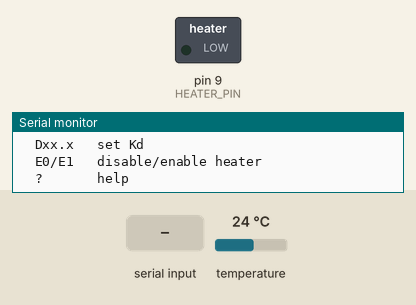
A sketch run on a simulated Arduino Uno, built with avr-gcc and run on an emulated ATmega328P. Parts: switched loads named in the sketch (green lamp = pin HIGH), the last lines printed to the serial monitor. The inputs (shaded band) are chosen by the test bench; at power-on: temperature 24 °C.

Above: at 1.3 s.
1.4 s: "i" received over Serial
5.1 s: temperature set to 12 °C
At 7.6 s:
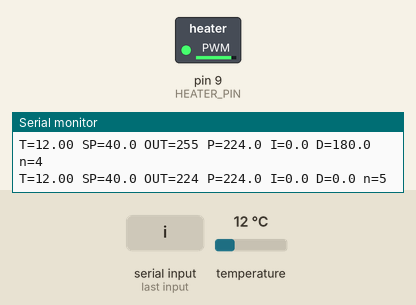
8.1 s: temperature set to 19 °C
At 10.8 s:
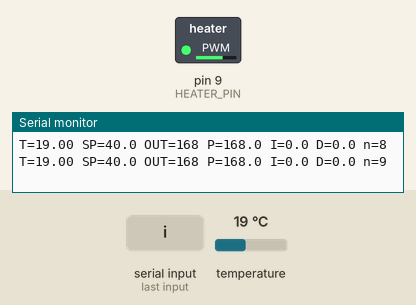
11.1 s: "E" received over Serial
At 13.4 s:
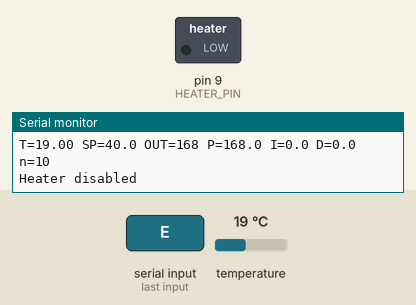
Timing chart, 0 to 14.9 s (numbered marks = the images above; inputs shaded):
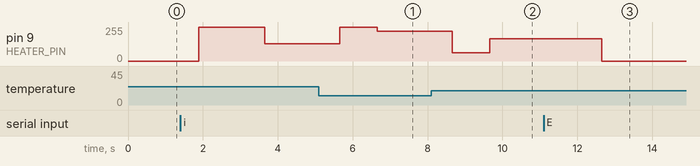

Measured:
- after the input at 5.1 s, pin 9 (HEATER_PIN): 128/255 → 255/255 after 0.55 s, → 224/255 1.0 s later
- after the input at 8.1 s, pin 9 (HEATER_PIN): 224/255 → 63/255 after 0.55 s, → 168/255 1.0 s later
- after the input at 11.1 s, pin 9 (HEATER_PIN): 168/255 → 0/255 after 1.6 s

The sketch:

pid_temp.ino
```cpp
#include <OneWire.h>
#include <DallasTemperature.h>

const int ONE_WIRE_BUS = 2;
const int HEATER_PIN   = 9;

OneWire oneWire(ONE_WIRE_BUS);
DallasTemperature sensors(&oneWire);

float setpoint = 40.0;
float Kp = 8.0;
float Ki = 0.4;
float Kd = 15.0;

float integral = 0.0;
float prevError = 0.0;
float lastTemp = NAN;
unsigned long lastTime = 0;
const unsigned long SAMPLE_MS = 1000;
bool heaterEnabled = true;
uint32_t sampleCount = 0;
uint32_t sensorErrors = 0;

void printHelp() {
  Serial.println(F("Commands:"));
  Serial.println(F("  Sxx.x   set setpoint (C)"));
  Serial.println(F("  Pxx.x   set Kp"));
  Serial.println(F("  Ixx.x   set Ki"));
  Serial.println(F("  Dxx.x   set Kd"));
  Serial.println(F("  E0/E1   disable/enable heater"));
  Serial.println(F("  ?       help"));
}

void setup() {
  pinMode(HEATER_PIN, OUTPUT);
  analogWrite(HEATER_PIN, 0);
  Serial.begin(9600);
  sensors.begin();
  sensors.setResolution(12);
  Serial.println(F("PID temperature controller"));
  printHelp();
  lastTime = millis();
}

void handleSerial() {
  if (!Serial.available()) return;
  char cmd = Serial.read();
  if (cmd == 'S' || cmd == 's') {
    float v = Serial.parseFloat();
    if (v > 0 && v < 120) {
      setpoint = v;
      integral = 0;
      Serial.print(F("Setpoint=")); Serial.println(setpoint);
    }
  } else if (cmd == 'P' || cmd == 'p') {
    float v = Serial.parseFloat();
    if (v >= 0) { Kp = v; Serial.print(F("Kp=")); Serial.println(Kp); }
  } else if (cmd == 'I' || cmd == 'i') {
    float v = Serial.parseFloat();
    if (v >= 0) { Ki = v; integral = 0; Serial.print(F("Ki=")); Serial.println(Ki); }
  } else if (cmd == 'D' || cmd == 'd') {
    float v = Serial.parseFloat();
    if (v >= 0) { Kd = v; Serial.print(F("Kd=")); Serial.println(Kd); }
  } else if (cmd == 'E' || cmd == 'e') {
    int v = Serial.parseInt();
    heaterEnabled = (v != 0);
    if (!heaterEnabled) analogWrite(HEATER_PIN, 0);
    Serial.print(F("Heater ")); Serial.println(heaterEnabled ? F("enabled") : F("disabled"));
  } else if (cmd == '?') {
    printHelp();
  }
  while (Serial.available()) Serial.read();
}

void loop() {
  handleSerial();

  unsigned long now = millis();
  if (now - lastTime < SAMPLE_MS) return;
  float dt = (now - lastTime) / 1000.0f;
  lastTime = now;
  sampleCount++;

  sensors.requestTemperatures();
  float temp = sensors.getTempCByIndex(0);

  if (temp == DEVICE_DISCONNECTED_C || temp < -50 || temp > 150) {
    sensorErrors++;
    Serial.println(F("Sensor error - heater off"));
    analogWrite(HEATER_PIN, 0);
    return;
  }
  lastTemp = temp;

  if (!heaterEnabled) {
    Serial.print(F("T=")); Serial.print(temp, 2);
    Serial.print(F(" SP=")); Serial.print(setpoint, 1);
    Serial.println(F(" heater=off"));
    return;
  }

  float error = setpoint - temp;
  float pTerm = Kp * error;

  // integral with clamping (anti-windup)
  integral += error * dt;
  if (integral > 40.0f) integral = 40.0f;
  if (integral < -40.0f) integral = -40.0f;
  float iTerm = Ki * integral;

  float dTerm = 0;
  if (dt > 0.001f) {
    dTerm = Kd * (error - prevError) / dt;
  }
  prevError = error;

  float output = pTerm + iTerm + dTerm;
  if (output > 255.0f) output = 255.0f;
  if (output < 0.0f)   output = 0.0f;

  // conditional integration: freeze integral when saturated
  if ((output >= 255.0f && error > 0) || (output <= 0.0f && error < 0)) {
    integral -= error * dt; // undo the last integration step
  }

  analogWrite(HEATER_PIN, (int)output);

  Serial.print(F("T=")); Serial.print(temp, 2);
  Serial.print(F(" SP=")); Serial.print(setpoint, 1);
  Serial.print(F(" OUT=")); Serial.print(output, 0);
  Serial.print(F(" P=")); Serial.print(pTerm, 1);
  Serial.print(F(" I=")); Serial.print(iTerm, 1);
  Serial.print(F(" D=")); Serial.print(dTerm, 1);
  Serial.print(F(" n=")); Serial.println(sampleCount);
}
```
